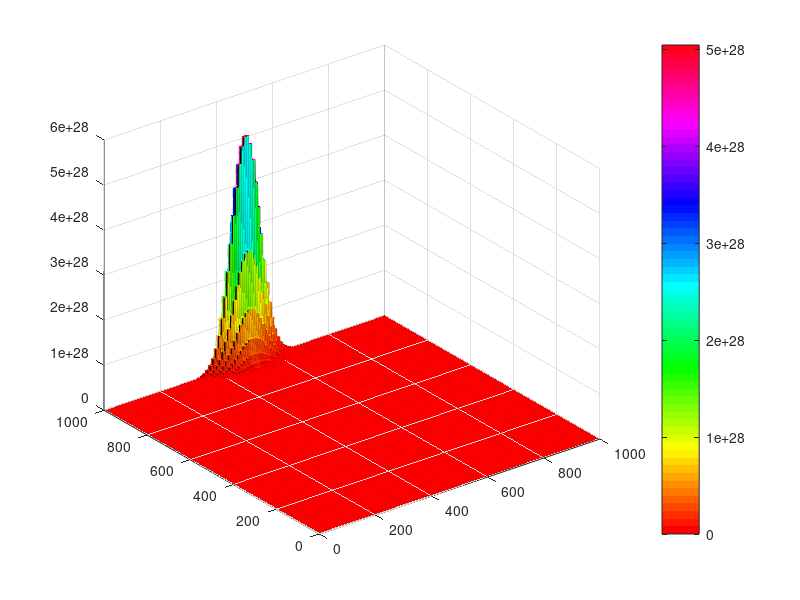

Recreate this plot in MATLAB.
clc
close all
clear all

BLOCK_WIDTH = 10;
NUMBER_OF_ROWS = 100;

PASCAL = pascal(NUMBER_OF_ROWS);

[X,Y] = meshgrid(1:BLOCK_WIDTH*NUMBER_OF_ROWS);
for n=1:NUMBER_OF_ROWS
   for m=1:n 
       height = PASCAL(n-m+1,m);
       x=BLOCK_WIDTH*NUMBER_OF_ROWS*(1/2)+1+(BLOCK_WIDTH*(-n/2 + m - 1):BLOCK_WIDTH*(-n/2 + m)-1);
       y=BLOCK_WIDTH*n-BLOCK_WIDTH+1:BLOCK_WIDTH*n;
       Z(y,x) = height;
   end
end


surf(X,Y,Z);
colormap hsv
colorbar
